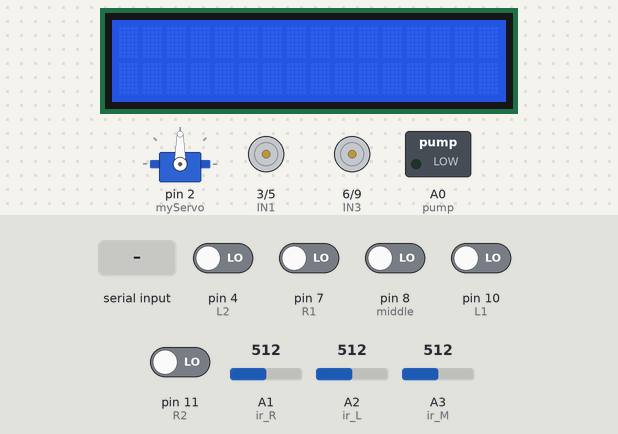
A sketch run on a simulated Arduino Uno, built with avr-gcc and run on an emulated ATmega328P. Shown: servo, 16×2 character LCD, motor-driver pin pairs drawn as motors (green arrow = first pin HIGH = forward, orange = second pin HIGH = backward, longer = more drive), switched loads named in the sketch (green lamp = pin HIGH). The inputs (shaded band) are chosen by the test bench; at power-on: pin 4 (L2), pin 7 (R1), pin 8 (middle), pin 10 (L1), pin 11 (R2) LOW, A1 (ir_R) = 512, A2 (ir_L) = 512, A3 (ir_M) = 512. What the sketch prints to the serial monitor is not drawn.

Above: at 1.2 s.
1.3 s: "R" received over the second serial link
At 2.4 s:
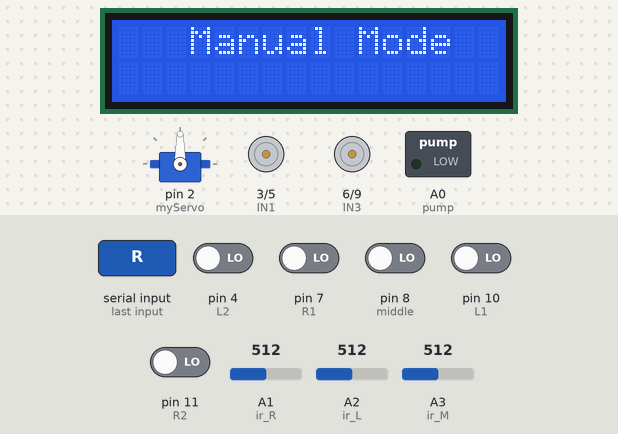
2.8 s: "A" received over Serial
At 3.17 s:
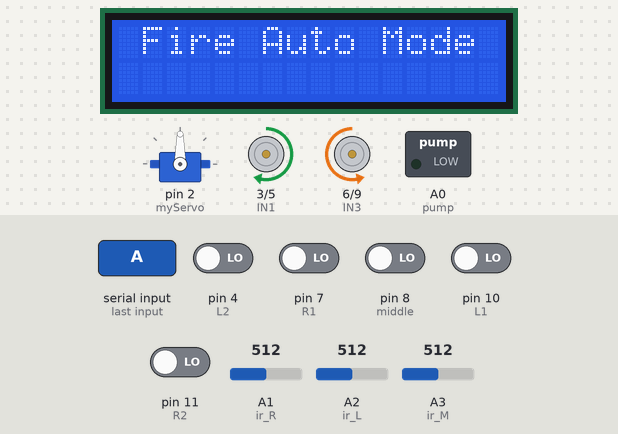
4.8 s: "I" received over Serial
At 6.3 s:
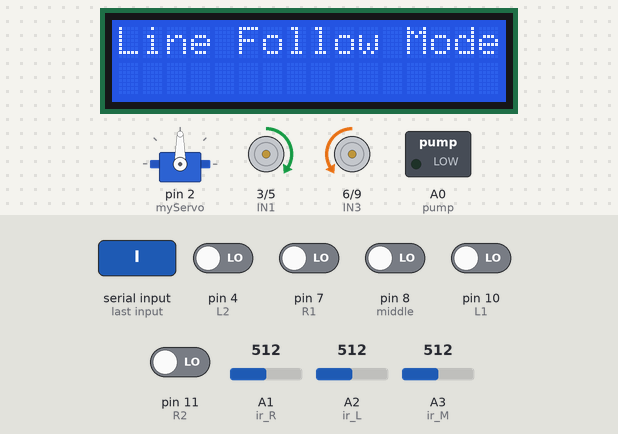
7.8 s: pin 11 (R2) driven HIGH
At 9.0 s:
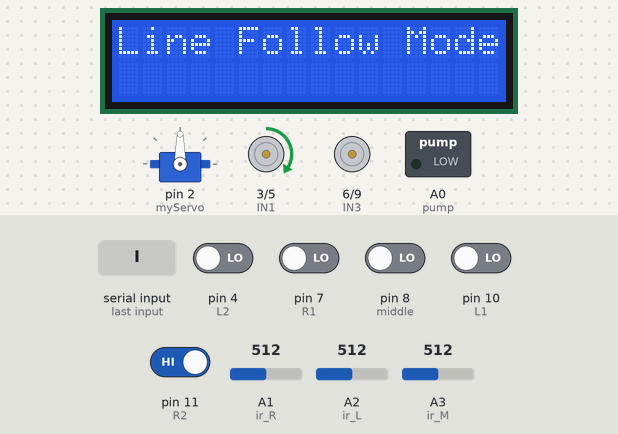
9.3 s: pin 7 (R1) driven HIGH
At 10.0 s:
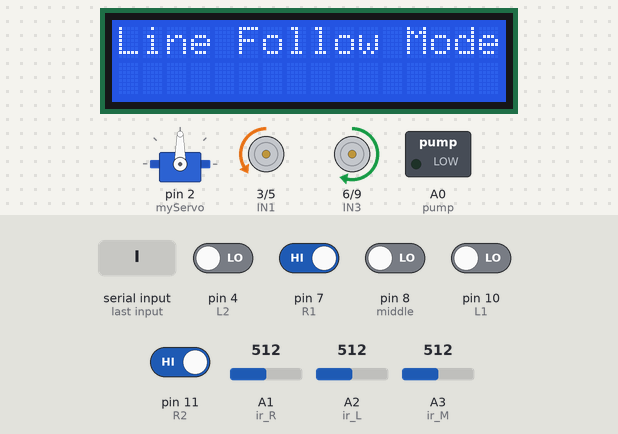
10.8 s: pin 4 (L2) driven HIGH
At 11.3 s:
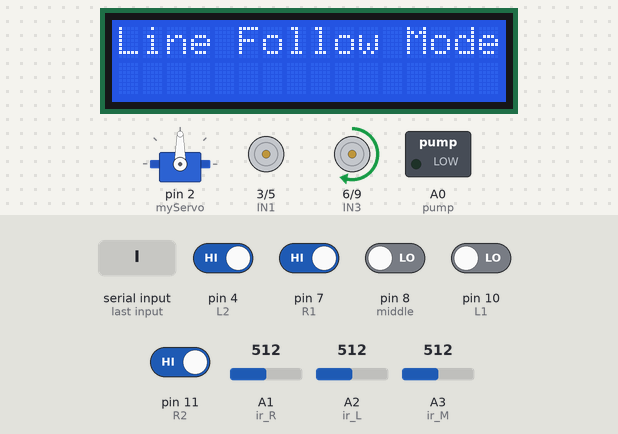
Timing chart, 0 to 13.3 s (numbered marks = the images above; inputs shaded):
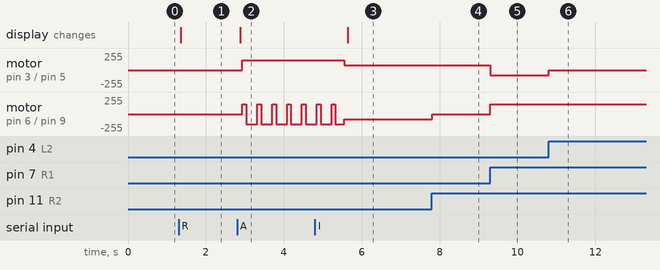

The sketch:

final_Project_Code.ino
```cpp
#include <Servo.h>
#include <SoftwareSerial.h>
#include <Wire.h>
#include <LiquidCrystal_I2C.h>

SoftwareSerial mySerial(0, 1); // RX, TX
Servo myServo;
LiquidCrystal_I2C lcd(0x27,16,2);  // set the LCD address to 0x27 for a 16 chars and 2 line display


#define IN1 3     // Left Motor forward
#define IN2 5     // Left Motor backward
#define IN3 6     // Right motor forward
#define IN4 9     // Right Motor backward

#define ir_R A1  // Right flame sensor
#define ir_L A2  // Left flame sensor
#define ir_M A3  // Center flame sensor

#define pump A0  // Pump pin
#define servo 2

//Pins of 5 channel IR sensor
#define L2 4
#define L1 10
#define middle 8
#define R1 7
#define R2 11

byte data, angle = 0;
int s1, s2, s3;

bool sensorValues[5];
char lastMove = 'F', Mode = 'S';
const byte threshold = 3;  // To make sure there is a flame


void setup() {
  pinMode(IN1, OUTPUT);
  pinMode(IN2, OUTPUT);
  pinMode(IN3, OUTPUT);
  pinMode(IN4, OUTPUT);
  for (byte i = 0; i < 3; i++)
    pinMode(A1 + i, INPUT);
  pinMode(pump, OUTPUT);
  pinMode(L2, INPUT);
  pinMode(L1, INPUT);
  pinMode(middle, INPUT);
  pinMode(R1, INPUT);
  pinMode(R2, INPUT);

  myServo.attach(2);  // Servo is connected to pin 10
  myServo.write(90);   // Default position of the servo
  lcd.init();
  lcd.backlight();

  Serial.begin(9600);
  while (!Serial) {
    ; // wait for serial port to connect. Needed for native USB port only
  }
  mySerial.begin(9600);
}

void loop() {
  /* Line follower mode             -> I
     Manual control mode            -> R
     Automatic fire fighting mode   -> A
  */
  if (mySerial.read() == 82)
    Mode = 'R';
  if (mySerial.read() == 73)
    Mode = 'I';
  if (mySerial.read() == 65)
    Mode = 'A';
  Serial.println(Mode);
  switch (Mode) {
    case 'A':
    FA();
    break;
    case 'I':
    IR();
    break;
    case 'R':
    manual();
    break;
    default :
    Serial.println("Else !");
    break;
  }
}

// Moving forward
void forward() {
  analogWrite(IN1, 150);
  analogWrite(IN2, 0);
  analogWrite(IN3, 150);
  analogWrite(IN4, 0);
  lastMove = 'F';
}

// Turning right
void right() {
  analogWrite(IN1, 75);
  analogWrite(IN2, 0);
  analogWrite(IN3, 0);
  analogWrite(IN4, 0);
  lastMove = 'R';
}

// Tight turning right
void turn_right() {
  analogWrite(IN1, 75);
  analogWrite(IN2, 0);
  analogWrite(IN3, 0);
  analogWrite(IN4, 75);
  lastMove = 'R';
}

// Turning left
void left() {
  analogWrite(IN1, 0);
  analogWrite(IN2, 0);
  analogWrite(IN3, 75);
  analogWrite(IN4, 0);
  lastMove = 'L';
}

// Tight turning left
void turn_left() {
  analogWrite(IN1, 0);
  analogWrite(IN2, 75);
  analogWrite(IN3, 75);
  analogWrite(IN4, 0);
  lastMove = 'L';
}

// Taking the reading of the 5 channel IR sensor
void readSensors() {
  sensorValues[0] = digitalRead(L2);
  sensorValues[1] = digitalRead(L1);
  sensorValues[2] = digitalRead(middle);
  sensorValues[3] = digitalRead(R1);
  sensorValues[4] = digitalRead(R2);

  Serial.print("Sensors: ");
  for (byte i = 0; i < 5; i++) {
    Serial.print(sensorValues[i]);
    Serial.print(" ");
  }
  Serial.println();
}

void continueLastMove() {
  if (lastMove == 'L') left();
  else if (lastMove == 'R') right();
  else forward();
}

// Line follower mode
void IR() {
  if (Serial.read() == 65)
    Mode = 'A';
  if (Serial.read() == 82)
    Mode = 'R';
  lcd.clear();
  lcd.setCursor(0, 0);
  lcd.println("Line Follow Mode");
  readSensors();
  if (!sensorValues[4]) {
    turn_right();
  }
  else if (!sensorValues[3]) {
    right();
  }
  else if (!sensorValues[0]) {
    turn_left();
  }
  else if (!sensorValues[1]) {
    left();
  }
  else if (!sensorValues[2]) {
    forward();
  }
  else {
    continueLastMove();
  }
}

// Manual mode (RC)
void manual() {
  if (Serial.available()) {
    data = Serial.read();
    Serial.println(data);
  }

  if (data == 65) {
    Mode = 'A';
  }
  if (data == 73) {
    Mode = 'I';
  }

  delay(30);

  if (data == 1) {
    analogWrite(IN1, 255);
    analogWrite(IN2, 0);
    analogWrite(IN3, 255);
    analogWrite(IN4, 0);
  }

  else if (data == 2) {
    analogWrite(IN1, 0);
    analogWrite(IN2, 255);
    analogWrite(IN3, 0);
    analogWrite(IN4, 255);
  }
  else if (data == 3) {
    analogWrite(IN1, 255);
    analogWrite(IN2, 0);
    analogWrite(IN3, 0);
    analogWrite(IN4, 0);
  }
  else if (data == 4) {
    analogWrite(IN1, 0);
    analogWrite(IN2, 0);
    analogWrite(IN3, 255);
    analogWrite(IN4, 0);
  }
  else if (data == 5) {
    analogWrite(IN1, 0);
    analogWrite(IN2, 0);
    analogWrite(IN3, 0);
    analogWrite(IN4, 0);
  }
  else if (data == 7) {
    angle += 5;
    myServo.write(angle);
    }
  else if (data == 6) {
    angle -= 5;
    myServo.write(angle);
  }
  else if (data == 78)
    digitalWrite(pump, HIGH);
  else if (data == 70)
    digitalWrite(pump, LOW);
  lcd.clear();
  lcd.setCursor(0, 0);
  lcd.println("   Manual Mode  ");
}

// Automatic fire fighting mode
void FA() {
  if (Serial.read() == 73)
    Mode = 'I';
  if (Serial.read() == 82)
    Mode = 'R';

  lcd.clear();
  lcd.setCursor(0, 0);
  lcd.println(" Fire Auto Mode ");

  s1 = analogRead(ir_R);    // Right
  s2 = analogRead(ir_M);    // front
  s3 = analogRead(ir_L);    // left

  Serial.print("Right: "); Serial.print(s1);
  Serial.print(" | Middle: "); Serial.print(s2);
  Serial.print(" | Left: "); Serial.println(s3);

  delay(50);
  if (s1 < 40) {
    Stop();
    digitalWrite(pump, 1);
    for (int angle = 90; angle <= 180; angle += 3)
      servoPulse(servo, angle);
    for (int angle = 180; angle >= 90; angle -= 3)
      servoPulse(servo, angle);
  }
  else if (s2 < 40) {
    Stop();
    digitalWrite(pump, 1);
    for (int angle = 90; angle <= 140; angle += 3)
      servoPulse(servo, angle);
    for(int angle = 140; angle >= 40; angle -= 3)
      servoPulse(servo, angle);
    for(int angle = 40; angle <= 90; angle += 3)
      servoPulse(servo, angle);
  }
  else if (s3 < 40) {
    Stop();
    digitalWrite(pump, 1);
    for(int angle = 90; angle >= 0; angle -= 3) {
      servoPulse(servo, angle);
    }
    for(int angle = 0; angle <= 90; angle += 3) {
      servoPulse(servo, angle);
    }
  }
  else if (s1 >= 41 && s1 <= 800) {
    digitalWrite(pump, 0);
    forword();
    delay(100);
    turnRight();
    delay(200);
  }
  else if(s2 >= 41 && s2 <= 800) {
    digitalWrite(pump, 0);
    forword();
  }
  else if(s3 >= 41 && s3 <= 800){
    digitalWrite(pump, 0);
    forword();
    delay(100);
    turnLeft();
    delay(200);
  }
  else {
    digitalWrite(pump, 0);
    Stop();
  }
  delay(10);
}

void servoPulse (int pin, int angle){
  int pwm = (angle*11) + 500; // Convert angle to microseconds
  digitalWrite(pin, HIGH);
  delayMicroseconds(pwm);
  digitalWrite(pin, LOW);
  delay(50); // Refresh cycle of servo
}

void forword(){ //forword
  analogWrite(IN1, 150);
  analogWrite(IN2, 0);
  analogWrite(IN3, 150);
  analogWrite(IN4, 0);
}

void backword(){ //backword
  analogWrite(IN1, 0);
  analogWrite(IN2, 150);
  analogWrite(IN3, 0);
  analogWrite(IN4, 150);
}

void turnRight(){ //turnRight
  analogWrite(IN1, 150);
  analogWrite(IN2, 0);
  analogWrite(IN3, 0);
  analogWrite(IN4, 150);
}

void turnLeft(){ //turnLeft
  analogWrite(IN1, 0);
  analogWrite(IN2, 150);
  analogWrite(IN3, 150);
  analogWrite(IN4, 0);
}

void Stop(){ //stop
  analogWrite(IN1, 0);
  analogWrite(IN2, 0);
  analogWrite(IN3, 0);
  analogWrite(IN4, 0);
}
```

Measured:
- after the input at 1.3 s, the display: changes after 0.05 s (image 1)
- after the input at 2.8 s, motor on pin 3 (IN1) / pin 5 (IN2): stopped → forward 150/255 after 0.14 s; motor on pin 6 (IN3) / pin 9 (IN4): alternates forward 150/255 for 0.10 s and backward 150/255 for 0.28 s, starting after 0.14 s; the display: changes after 0.09 s (image 2)
- after the input at 4.8 s, motor on pin 3 (IN1) / pin 5 (IN2): forward 150/255 → forward 75/255 after 0.76 s; the display: changes after 0.84 s (image 3)
- after the input at 7.8 s, motor on pin 6 (IN3) / pin 9 (IN4): backward 75/255 → stopped at once
- after the input at 9.3 s, motor on pin 3 (IN1) / pin 5 (IN2): forward 75/255 → backward 75/255 at once; motor on pin 6 (IN3) / pin 9 (IN4): stopped → forward 150/255 at once
- after the input at 10.8 s, motor on pin 3 (IN1) / pin 5 (IN2): backward 75/255 → stopped at once
